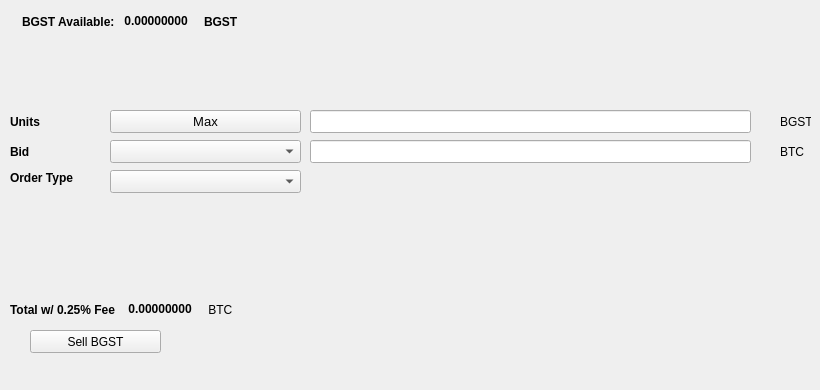
   <widget class="QWidget" name="SellTab">
    <attribute name="title">
     <string>Sell</string>
    </attribute>
    <widget class="QLabel" name="label_16">
     <property name="geometry">
      <rect>
       <x>780</x>
       <y>140</y>
       <width>31</width>
       <height>23</height>
      </rect>
     </property>
     <property name="text">
      <string>BTC</string>
     </property>
    </widget>
    <widget class="QComboBox" name="SellBidcomboBox">
     <property name="geometry">
      <rect>
       <x>110</x>
       <y>140</y>
       <width>191</width>
       <height>23</height>
      </rect>
     </property>
     <property name="font">
      <font>
       <pointsize>10</pointsize>
      </font>
     </property>
    </widget>
    <widget class="QLabel" name="label_18">
     <property name="geometry">
      <rect>
       <x>10</x>
       <y>110</y>
       <width>46</width>
       <height>23</height>
      </rect>
     </property>
     <property name="font">
      <font>
       <weight>75</weight>
       <bold>true</bold>
      </font>
     </property>
     <property name="text">
      <string>Units</string>
     </property>
    </widget>
    <widget class="QPushButton" name="Sell_Max_Amount">
     <property name="geometry">
      <rect>
       <x>110</x>
       <y>110</y>
       <width>191</width>
       <height>23</height>
      </rect>
     </property>
     <property name="font">
      <font>
       <pointsize>10</pointsize>
      </font>
     </property>
     <property name="text">
      <string>Max</string>
     </property>
    </widget>
    <widget class="QLabel" name="label_20">
     <property name="geometry">
      <rect>
       <x>10</x>
       <y>170</y>
       <width>91</width>
       <height>16</height>
      </rect>
     </property>
     <property name="font">
      <font>
       <weight>75</weight>
       <bold>true</bold>
      </font>
     </property>
     <property name="text">
      <string>Order Type</string>
     </property>
    </widget>
    <widget class="QComboBox" name="SellOrdertypeCombo">
     <property name="geometry">
      <rect>
       <x>110</x>
       <y>170</y>
       <width>191</width>
       <height>23</height>
      </rect>
     </property>
     <property name="font">
      <font>
       <pointsize>10</pointsize>
      </font>
     </property>
    </widget>
    <widget class="QLabel" name="label_21">
     <property name="geometry">
      <rect>
       <x>10</x>
       <y>140</y>
       <width>46</width>
       <height>23</height>
      </rect>
     </property>
     <property name="font">
      <font>
       <weight>75</weight>
       <bold>true</bold>
      </font>
     </property>
     <property name="text">
      <string>Bid</string>
     </property>
    </widget>
    <widget class="QLabel" name="label_22">
     <property name="geometry">
      <rect>
       <x>780</x>
       <y>110</y>
       <width>31</width>
       <height>23</height>
      </rect>
     </property>
     <property name="text">
      <string>BGST</string>
     </property>
    </widget>
    <widget class="QLineEdit" name="UnitsInputBGST">
     <property name="geometry">
      <rect>
       <x>310</x>
       <y>110</y>
       <width>441</width>
       <height>23</height>
      </rect>
     </property>
     <property name="font">
      <font>
       <pointsize>9</pointsize>
       <weight>75</weight>
       <bold>true</bold>
      </font>
     </property>
    </widget>
    <widget class="QLineEdit" name="SellBidPriceEdit">
     <property name="geometry">
      <rect>
       <x>310</x>
       <y>140</y>
       <width>441</width>
       <height>23</height>
      </rect>
     </property>
     <property name="font">
      <font>
       <pointsize>9</pointsize>
       <weight>75</weight>
       <bold>true</bold>
      </font>
     </property>
    </widget>
    <widget class="QPushButton" name="SellBGSTBTN">
     <property name="geometry">
      <rect>
       <x>30</x>
       <y>330</y>
       <width>131</width>
       <height>23</height>
      </rect>
     </property>
     <property name="text">
      <string>Sell BGST</string>
     </property>
     <property name="icon">
      <iconset resource="../stotinka">
       <normaloff>:/icons/bitcoin</normaloff>:/icons/bitcoin</iconset>
     </property>
    </widget>
    <widget class="QWidget" name="layoutWidget3">
     <property name="geometry">
      <rect>
       <x>22</x>
       <y>12</y>
       <width>258</width>
       <height>19</height>
      </rect>
     </property>
     <layout class="QHBoxLayout" name="horizontalLayout">
      <item>
       <widget class="QLabel" name="label232_2">
        <property name="font">
         <font>
          <weight>75</weight>
          <bold>true</bold>
         </font>
        </property>
        <property name="text">
         <string>BGST Available:</string>
        </property>
       </widget>
      </item>
      <item>
       <widget class="QLabel" name="BGSTAvailableLabel">
        <property name="palette">
         <palette>
          <active>
           <colorrole role="WindowText">
            <brush brushstyle="SolidPattern">
             <color alpha="255">
              <red>0</red>
              <green>0</green>
              <blue>0</blue>
             </color>
            </brush>
           </colorrole>
           <colorrole role="Button">
            <brush brushstyle="SolidPattern">
             <color alpha="255">
              <red>0</red>
              <green>170</green>
              <blue>0</blue>
             </color>
            </brush>
           </colorrole>
           <colorrole role="Light">
            <brush brushstyle="SolidPattern">
             <color alpha="255">
              <red>0</red>
              <green>255</green>
              <blue>0</blue>
             </color>
            </brush>
           </colorrole>
           <colorrole role="Midlight">
            <brush brushstyle="SolidPattern">
             <color alpha="255">
              <red>0</red>
              <green>212</green>
              <blue>0</blue>
             </color>
            </brush>
           </colorrole>
           <colorrole role="Dark">
            <brush brushstyle="SolidPattern">
             <color alpha="255">
              <red>0</red>
              <green>85</green>
              <blue>0</blue>
             </color>
            </brush>
           </colorrole>
           <colorrole role="Mid">
            <brush brushstyle="SolidPattern">
             <color alpha="255">
              <red>0</red>
              <green>113</green>
              <blue>0</blue>
             </color>
            </brush>
           </colorrole>
           <colorrole role="Text">
            <brush brushstyle="SolidPattern">
             <color alpha="255">
              <red>0</red>
              <green>170</green>
              <blue>0</blue>
             </color>
            </brush>
           </colorrole>
           <colorrole role="BrightText">
            <brush brushstyle="SolidPattern">
             <color alpha="255">
              <red>255</red>
              <green>255</green>
              <blue>255</blue>
             </color>
            </brush>
           </colorrole>
           <colorrole role="ButtonText">
            <brush brushstyle="SolidPattern">
             <color alpha="255">
              <red>0</red>
              <green>0</green>
              <blue>0</blue>
             </color>
            </brush>
           </colorrole>
           <colorrole role="Base">
            <brush brushstyle="SolidPattern">
             <color alpha="255">
              <red>255</red>
              <green>255</green>
              <blue>255</blue>
             </color>
            </brush>
           </colorrole>
           <colorrole role="Window">
            <brush brushstyle="SolidPattern">
             <color alpha="255">
              <red>0</red>
              <green>170</green>
              <blue>0</blue>
             </color>
            </brush>
           </colorrole>
           <colorrole role="Shadow">
            <brush brushstyle="SolidPattern">
             <color alpha="255">
              <red>0</red>
              <green>0</green>
              <blue>0</blue>
             </color>
            </brush>
           </colorrole>
           <colorrole role="AlternateBase">
            <brush brushstyle="SolidPattern">
             <color alpha="255">
              <red>127</red>
              <green>212</green>
              <blue>127</blue>
             </color>
            </brush>
           </colorrole>
           <colorrole role="ToolTipBase">
            <brush brushstyle="SolidPattern">
             <color alpha="255">
              <red>255</red>
              <green>255</green>
              <blue>220</blue>
             </color>
            </brush>
           </colorrole>
           <colorrole role="ToolTipText">
            <brush brushstyle="SolidPattern">
             <color alpha="255">
              <red>0</red>
              <green>0</green>
              <blue>0</blue>
             </color>
            </brush>
           </colorrole>
          </active>
          <inactive>
           <colorrole role="WindowText">
            <brush brushstyle="SolidPattern">
             <color alpha="255">
              <red>0</red>
              <green>0</green>
              <blue>0</blue>
             </color>
            </brush>
           </colorrole>
           <colorrole role="Button">
            <brush brushstyle="SolidPattern">
             <color alpha="255">
              <red>0</red>
              <green>170</green>
              <blue>0</blue>
             </color>
            </brush>
           </colorrole>
           <colorrole role="Light">
            <brush brushstyle="SolidPattern">
             <color alpha="255">
              <red>0</red>
              <green>255</green>
              <blue>0</blue>
             </color>
            </brush>
           </colorrole>
           <colorrole role="Midlight">
            <brush brushstyle="SolidPattern">
             <color alpha="255">
              <red>0</red>
              <green>212</green>
              <blue>0</blue>
             </color>
            </brush>
           </colorrole>
           <colorrole role="Dark">
            <brush brushstyle="SolidPattern">
             <color alpha="255">
              <red>0</red>
              <green>85</green>
              <blue>0</blue>
             </color>
            </brush>
           </colorrole>
           <colorrole role="Mid">
            <brush brushstyle="SolidPattern">
             <color alpha="255">
              <red>0</red>
              <green>113</green>
              <blue>0</blue>
             </color>
            </brush>
           </colorrole>
           <colorrole role="Text">
            <brush brushstyle="SolidPattern">
             <color alpha="255">
              <red>0</red>
              <green>170</green>
              <blue>0</blue>
             </color>
            </brush>
           </colorrole>
           <colorrole role="BrightText">
            <brush brushstyle="SolidPattern">
             <color alpha="255">
              <red>255</red>
              <green>255</green>
              <blue>255</blue>
             </color>
            </brush>
           </colorrole>
           <colorrole role="ButtonText">
            <brush brushstyle="SolidPattern">
             <color alpha="255">
              <red>0</red>
              <green>0</green>
              <blue>0</blue>
             </color>
            </brush>
           </colorrole>
           <colorrole role="Base">
            <brush brushstyle="SolidPattern">
             <color alpha="255">
              <red>255</red>
              <green>255</green>
              <blue>255</blue>
             </color>
            </brush>
           </colorrole>
           <colorrole role="Window">
            <brush brushstyle="SolidPattern">
             <color alpha="255">
              <red>0</red>
              <green>170</green>
              <blue>0</blue>
             </color>
            </brush>
           </colorrole>
           <colorrole role="Shadow">
            <brush brushstyle="SolidPattern">
             <color alpha="255">
              <red>0</red>
              <green>0</green>
              <blue>0</blue>
             </color>
            </brush>
           </colorrole>
           <colorrole role="AlternateBase">
            <brush brushstyle="SolidPattern">
             <color alpha="255">
              <red>127</red>
              <green>212</green>
              <blue>127</blue>
             </color>
            </brush>
           </colorrole>
           <colorrole role="ToolTipBase">
            <brush brushstyle="SolidPattern">
             <color alpha="255">
              <red>255</red>
              <green>255</green>
              <blue>220</blue>
             </color>
            </brush>
           </colorrole>
           <colorrole role="ToolTipText">
            <brush brushstyle="SolidPattern">
             <color alpha="255">
              <red>0</red>
              <green>0</green>
              <blue>0</blue>
             </color>
            </brush>
           </colorrole>
          </inactive>
          <disabled>
           <colorrole role="WindowText">
            <brush brushstyle="SolidPattern">
             <color alpha="255">
              <red>0</red>
              <green>85</green>
              <blue>0</blue>
             </color>
            </brush>
           </colorrole>
           <colorrole role="Button">
            <brush brushstyle="SolidPattern">
             <color alpha="255">
              <red>0</red>
              <green>170</green>
              <blue>0</blue>
             </color>
            </brush>
           </colorrole>
           <colorrole role="Light">
            <brush brushstyle="SolidPattern">
             <color alpha="255">
              <red>0</red>
              <green>255</green>
              <blue>0</blue>
             </color>
            </brush>
           </colorrole>
           <colorrole role="Midlight">
            <brush brushstyle="SolidPattern">
             <color alpha="255">
              <red>0</red>
              <green>212</green>
              <blue>0</blue>
             </color>
            </brush>
           </colorrole>
           <colorrole role="Dark">
            <brush brushstyle="SolidPattern">
             <color alpha="255">
              <red>0</red>
              <green>85</green>
              <blue>0</blue>
             </color>
            </brush>
           </colorrole>
           <colorrole role="Mid">
            <brush brushstyle="SolidPattern">
             <color alpha="255">
              <red>0</red>
              <green>113</green>
              <blue>0</blue>
             </color>
            </brush>
           </colorrole>
           <colorrole role="Text">
            <brush brushstyle="SolidPattern">
             <color alpha="255">
              <red>0</red>
              <green>85</green>
              <blue>0</blue>
             </color>
            </brush>
           </colorrole>
           <colorrole role="BrightText">
            <brush brushstyle="SolidPattern">
             <color alpha="255">
              <red>255</red>
              <green>255</green>
              <blue>255</blue>
             </color>
            </brush>
           </colorrole>
           <colorrole role="ButtonText">
            <brush brushstyle="SolidPattern">
             <color alpha="255">
              <red>0</red>
              <green>85</green>
              <blue>0</blue>
             </color>
            </brush>
           </colorrole>
           <colorrole role="Base">
            <brush brushstyle="SolidPattern">
             <color alpha="255">
              <red>0</red>
              <green>170</green>
              <blue>0</blue>
             </color>
            </brush>
           </colorrole>
           <colorrole role="Window">
            <brush brushstyle="SolidPattern">
             <color alpha="255">
              <red>0</red>
              <green>170</green>
              <blue>0</blue>
             </color>
            </brush>
           </colorrole>
           <colorrole role="Shadow">
            <brush brushstyle="SolidPattern">
             <color alpha="255">
              <red>0</red>
              <green>0</green>
              <blue>0</blue>
             </color>
            </brush>
           </colorrole>
           <colorrole role="AlternateBase">
            <brush brushstyle="SolidPattern">
             <color alpha="255">
              <red>0</red>
              <green>170</green>
              <blue>0</blue>
             </color>
            </brush>
           </colorrole>
           <colorrole role="ToolTipBase">
            <brush brushstyle="SolidPattern">
             <color alpha="255">
              <red>255</red>
              <green>255</green>
              <blue>220</blue>
             </color>
            </brush>
           </colorrole>
           <colorrole role="ToolTipText">
            <brush brushstyle="SolidPattern">
             <color alpha="255">
              <red>0</red>
              <green>0</green>
              <blue>0</blue>
             </color>
            </brush>
           </colorrole>
          </disabled>
         </palette>
        </property>
        <property name="font">
         <font>
          <weight>75</weight>
          <bold>true</bold>
         </font>
        </property>
        <property name="text">
         <string> 0.00000000 </string>
        </property>
        <property name="textInteractionFlags">
         <set>Qt::LinksAccessibleByMouse|Qt::TextSelectableByKeyboard|Qt::TextSelectableByMouse</set>
        </property>
       </widget>
      </item>
      <item>
       <widget class="QLabel" name="labelBGST">
        <property name="font">
         <font>
          <weight>75</weight>
          <bold>true</bold>
         </font>
        </property>
        <property name="text">
         <string>BGST</string>
        </property>
       </widget>
      </item>
     </layout>
    </widget>
    <widget class="QWidget" name="layoutWidget">
     <property name="geometry">
      <rect>
       <x>10</x>
       <y>300</y>
       <width>268</width>
       <height>19</height>
      </rect>
     </property>
     <layout class="QHBoxLayout" name="horizontalLayout_2">
      <item>
       <widget class="QLabel" name="label_19">
        <property name="font">
         <font>
          <weight>75</weight>
          <bold>true</bold>
         </font>
        </property>
        <property name="text">
         <string>Total w/ 0.25% Fee </string>
        </property>
       </widget>
      </item>
      <item>
       <widget class="QLabel" name="SellCostLabel">
        <property name="palette">
         <palette>
          <active>
           <colorrole role="WindowText">
            <brush brushstyle="SolidPattern">
             <color alpha="255">
              <red>0</red>
              <green>0</green>
              <blue>0</blue>
             </color>
            </brush>
           </colorrole>
           <colorrole role="Button">
            <brush brushstyle="SolidPattern">
             <color alpha="255">
              <red>0</red>
              <green>170</green>
              <blue>0</blue>
             </color>
            </brush>
           </colorrole>
           <colorrole role="Light">
            <brush brushstyle="SolidPattern">
             <color alpha="255">
              <red>0</red>
              <green>255</green>
              <blue>0</blue>
             </color>
            </brush>
           </colorrole>
           <colorrole role="Midlight">
            <brush brushstyle="SolidPattern">
             <color alpha="255">
              <red>0</red>
              <green>212</green>
              <blue>0</blue>
             </color>
            </brush>
           </colorrole>
           <colorrole role="Dark">
            <brush brushstyle="SolidPattern">
             <color alpha="255">
              <red>0</red>
              <green>85</green>
              <blue>0</blue>
             </color>
            </brush>
           </colorrole>
           <colorrole role="Mid">
            <brush brushstyle="SolidPattern">
             <color alpha="255">
              <red>0</red>
              <green>113</green>
              <blue>0</blue>
             </color>
            </brush>
           </colorrole>
           <colorrole role="Text">
            <brush brushstyle="SolidPattern">
             <color alpha="255">
              <red>0</red>
              <green>170</green>
              <blue>0</blue>
             </color>
            </brush>
           </colorrole>
           <colorrole role="BrightText">
            <brush brushstyle="SolidPattern">
             <color alpha="255">
              <red>255</red>
              <green>255</green>
              <blue>255</blue>
             </color>
            </brush>
           </colorrole>
           <colorrole role="ButtonText">
            <brush brushstyle="SolidPattern">
             <color alpha="255">
              <red>0</red>
              <green>0</green>
              <blue>0</blue>
             </color>
            </brush>
           </colorrole>
           <colorrole role="Base">
            <brush brushstyle="SolidPattern">
             <color alpha="255">
              <red>255</red>
              <green>255</green>
              <blue>255</blue>
             </color>
            </brush>
           </colorrole>
           <colorrole role="Window">
            <brush brushstyle="SolidPattern">
             <color alpha="255">
              <red>0</red>
              <green>170</green>
              <blue>0</blue>
             </color>
            </brush>
           </colorrole>
           <colorrole role="Shadow">
            <brush brushstyle="SolidPattern">
             <color alpha="255">
              <red>0</red>
              <green>0</green>
              <blue>0</blue>
             </color>
            </brush>
           </colorrole>
           <colorrole role="AlternateBase">
            <brush brushstyle="SolidPattern">
             <color alpha="255">
              <red>127</red>
              <green>212</green>
              <blue>127</blue>
             </color>
            </brush>
           </colorrole>
           <colorrole role="ToolTipBase">
            <brush brushstyle="SolidPattern">
             <color alpha="255">
              <red>255</red>
              <green>255</green>
              <blue>220</blue>
             </color>
            </brush>
           </colorrole>
           <colorrole role="ToolTipText">
            <brush brushstyle="SolidPattern">
             <color alpha="255">
              <red>0</red>
              <green>0</green>
              <blue>0</blue>
             </color>
            </brush>
           </colorrole>
          </active>
          <inactive>
           <colorrole role="WindowText">
            <brush brushstyle="SolidPattern">
             <color alpha="255">
              <red>0</red>
              <green>0</green>
              <blue>0</blue>
             </color>
            </brush>
           </colorrole>
           <colorrole role="Button">
            <brush brushstyle="SolidPattern">
             <color alpha="255">
              <red>0</red>
              <green>170</green>
              <blue>0</blue>
             </color>
            </brush>
           </colorrole>
           <colorrole role="Light">
            <brush brushstyle="SolidPattern">
             <color alpha="255">
              <red>0</red>
              <green>255</green>
              <blue>0</blue>
             </color>
            </brush>
           </colorrole>
           <colorrole role="Midlight">
            <brush brushstyle="SolidPattern">
             <color alpha="255">
              <red>0</red>
              <green>212</green>
              <blue>0</blue>
             </color>
            </brush>
           </colorrole>
           <colorrole role="Dark">
            <brush brushstyle="SolidPattern">
             <color alpha="255">
              <red>0</red>
              <green>85</green>
              <blue>0</blue>
             </color>
            </brush>
           </colorrole>
           <colorrole role="Mid">
            <brush brushstyle="SolidPattern">
             <color alpha="255">
              <red>0</red>
              <green>113</green>
              <blue>0</blue>
             </color>
            </brush>
           </colorrole>
           <colorrole role="Text">
            <brush brushstyle="SolidPattern">
             <color alpha="255">
              <red>0</red>
              <green>170</green>
              <blue>0</blue>
             </color>
            </brush>
           </colorrole>
           <colorrole role="BrightText">
            <brush brushstyle="SolidPattern">
             <color alpha="255">
              <red>255</red>
              <green>255</green>
              <blue>255</blue>
             </color>
            </brush>
           </colorrole>
           <colorrole role="ButtonText">
            <brush brushstyle="SolidPattern">
             <color alpha="255">
              <red>0</red>
              <green>0</green>
              <blue>0</blue>
             </color>
            </brush>
           </colorrole>
           <colorrole role="Base">
            <brush brushstyle="SolidPattern">
             <color alpha="255">
              <red>255</red>
              <green>255</green>
              <blue>255</blue>
             </color>
            </brush>
           </colorrole>
           <colorrole role="Window">
            <brush brushstyle="SolidPattern">
             <color alpha="255">
              <red>0</red>
              <green>170</green>
              <blue>0</blue>
             </color>
            </brush>
           </colorrole>
           <colorrole role="Shadow">
            <brush brushstyle="SolidPattern">
             <color alpha="255">
              <red>0</red>
              <green>0</green>
              <blue>0</blue>
             </color>
            </brush>
           </colorrole>
           <colorrole role="AlternateBase">
            <brush brushstyle="SolidPattern">
             <color alpha="255">
              <red>127</red>
              <green>212</green>
              <blue>127</blue>
             </color>
            </brush>
           </colorrole>
           <colorrole role="ToolTipBase">
            <brush brushstyle="SolidPattern">
             <color alpha="255">
              <red>255</red>
              <green>255</green>
              <blue>220</blue>
             </color>
            </brush>
           </colorrole>
           <colorrole role="ToolTipText">
            <brush brushstyle="SolidPattern">
             <color alpha="255">
              <red>0</red>
              <green>0</green>
              <blue>0</blue>
             </color>
            </brush>
           </colorrole>
          </inactive>
          <disabled>
           <colorrole role="WindowText">
            <brush brushstyle="SolidPattern">
             <color alpha="255">
              <red>0</red>
              <green>85</green>
              <blue>0</blue>
             </color>
            </brush>
           </colorrole>
           <colorrole role="Button">
            <brush brushstyle="SolidPattern">
             <color alpha="255">
              <red>0</red>
              <green>170</green>
              <blue>0</blue>
             </color>
            </brush>
           </colorrole>
           <colorrole role="Light">
            <brush brushstyle="SolidPattern">
             <color alpha="255">
              <red>0</red>
              <green>255</green>
              <blue>0</blue>
             </color>
            </brush>
           </colorrole>
           <colorrole role="Midlight">
            <brush brushstyle="SolidPattern">
             <color alpha="255">
              <red>0</red>
              <green>212</green>
              <blue>0</blue>
             </color>
            </brush>
           </colorrole>
           <colorrole role="Dark">
            <brush brushstyle="SolidPattern">
             <color alpha="255">
              <red>0</red>
              <green>85</green>
              <blue>0</blue>
             </color>
            </brush>
           </colorrole>
           <colorrole role="Mid">
            <brush brushstyle="SolidPattern">
             <color alpha="255">
              <red>0</red>
              <green>113</green>
              <blue>0</blue>
             </color>
            </brush>
           </colorrole>
           <colorrole role="Text">
            <brush brushstyle="SolidPattern">
             <color alpha="255">
              <red>0</red>
              <green>85</green>
              <blue>0</blue>
             </color>
            </brush>
           </colorrole>
           <colorrole role="BrightText">
            <brush brushstyle="SolidPattern">
             <color alpha="255">
              <red>255</red>
              <green>255</green>
              <blue>255</blue>
             </color>
            </brush>
           </colorrole>
           <colorrole role="ButtonText">
            <brush brushstyle="SolidPattern">
             <color alpha="255">
              <red>0</red>
              <green>85</green>
              <blue>0</blue>
             </color>
            </brush>
           </colorrole>
           <colorrole role="Base">
            <brush brushstyle="SolidPattern">
             <color alpha="255">
              <red>0</red>
              <green>170</green>
              <blue>0</blue>
             </color>
            </brush>
           </colorrole>
           <colorrole role="Window">
            <brush brushstyle="SolidPattern">
             <color alpha="255">
              <red>0</red>
              <green>170</green>
              <blue>0</blue>
             </color>
            </brush>
           </colorrole>
           <colorrole role="Shadow">
            <brush brushstyle="SolidPattern">
             <color alpha="255">
              <red>0</red>
              <green>0</green>
              <blue>0</blue>
             </color>
            </brush>
           </colorrole>
           <colorrole role="AlternateBase">
            <brush brushstyle="SolidPattern">
             <color alpha="255">
              <red>0</red>
              <green>170</green>
              <blue>0</blue>
             </color>
            </brush>
           </colorrole>
           <colorrole role="ToolTipBase">
            <brush brushstyle="SolidPattern">
             <color alpha="255">
              <red>255</red>
              <green>255</green>
              <blue>220</blue>
             </color>
            </brush>
           </colorrole>
           <colorrole role="ToolTipText">
            <brush brushstyle="SolidPattern">
             <color alpha="255">
              <red>0</red>
              <green>0</green>
              <blue>0</blue>
             </color>
            </brush>
           </colorrole>
          </disabled>
         </palette>
        </property>
        <property name="font">
         <font>
          <weight>75</weight>
          <bold>true</bold>
         </font>
        </property>
        <property name="autoFillBackground">
         <bool>false</bool>
        </property>
        <property name="text">
         <string> 0.00000000</string>
        </property>
        <property name="textInteractionFlags">
         <set>Qt::LinksAccessibleByMouse|Qt::TextSelectableByMouse</set>
        </property>
       </widget>
      </item>
      <item>
       <widget class="QLabel" name="label_17">
        <property name="font">
         <font>
          <weight>50</weight>
          <bold>false</bold>
         </font>
        </property>
        <property name="text">
         <string> BTC</string>
        </property>
       </widget>
      </item>
     </layout>
    </widget>
    <widget class="QLabel" name="label_23">
     <property name="geometry">
      <rect>
       <x>460</x>
       <y>300</y>
       <width>281</width>
       <height>81</height>
      </rect>
     </property>
     <property name="text">
      <string/>
     </property>
     <property name="pixmap">
      <pixmap>:/images/bittrex</pixmap>
     </property>
    </widget>
   </widget>
